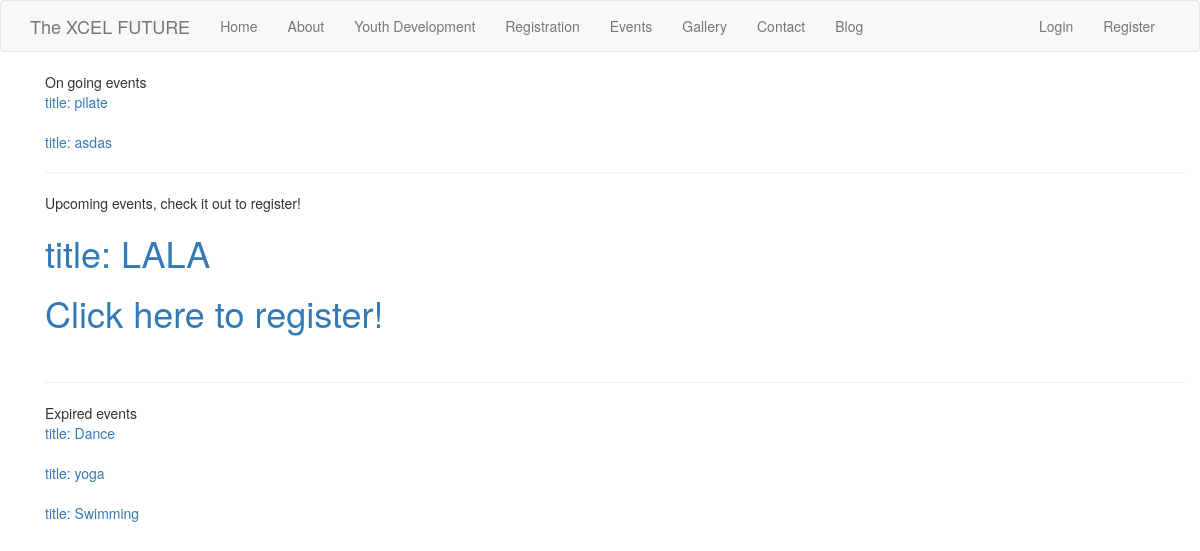
The app's page /events with its own data.
### app/models.py (models this page shows, shortened)
class Event(db.Model):
    id = db.Column(db.Integer, primary_key=True)
    start_date = db.Column(db.DateTime, index=True, default=datetime.now)
    end_date = db.Column(db.DateTime, index=True)
    title = db.Column(db.String(500))
    body = db.Column(db.Text)
    def get_upcoming_events(self):
        now = datetime.now()
        upcoming = Event.query.filter(Event.start_date > now).order_by(Event.start_date)
        return list(upcoming)
    def get_ongoing_events(self):
        now = datetime.now()
        ongoing = Event.query.filter(Event.start_date <= now, Event.end_date >= now).order_by(Event.start_date)
        return list(ongoing)
    def get_passed_events(self):
        now = datetime.now()
        passed = Event.query.filter(Event.end_date < now).order_by(Event.start_date.desc())
        return list(passed)

### app/routes.py (the view)
@app.route('/events')
def events():
    upcoming = Event().get_upcoming_events()
    passed = Event().get_passed_events()
    ongoing = Event().get_ongoing_events()
    return render_template('events.html', title='events', upcoming=upcoming, passed=passed, ongoing=ongoing)

### app/templates/events.html
{% extends "base.html" %}
{% block app_content %}
<div class="container">
    {{ 'On going events' }}
    {% for event in ongoing %}
        {% include '_passed.html' %}
    {% endfor %}
    <hr>
    {{ 'Upcoming events, check it out to register!' }}
    <br>
    {% for event in upcoming %}
        {% include '_upcoming.html' %}
    {% endfor %}
    <hr>
    {{ 'Expired events' }}
    {% for event in passed %}
    {% include '_passed.html' %}
{% endfor %}
</div>
{% endblock %}

### app/templates/_passed.html (shortened to what this page needs)
<table>
    <tr valign="top">
        <td><a href="{{ url_for('event', event=event.id) }}">title: {{ event.title }}</a></td>
    </tr>
</table>

### app/templates/_upcoming.html (shortened to what this page needs)
<h1><a href="{{ url_for('event', event=event.id) }}">title: {{ event.title }}</a></h1>
<h1><a href="{{ url_for('register_event', event=event.id) }}">Click here to register!</a></h1>

### records on screen
Event: title "pilate"
Event: title "asdas"
Event: title "LALA"
Event: title "Dance"
Event: title "yoga"
Event: title "Swimming"

### other values on screen
{{ 'Home' }} "Home"
{{ 'About' }} "About"
{{ 'Youth Development' }} "Youth Development"
{{ 'Registration' }} "Registration"
{{ 'Events' }} "Events"
{{ 'Gallery' }} "Gallery"
{{ 'Contact' }} "Contact"
{{ 'Blog' }} "Blog"
{{ 'Login' }} "Login"
{{ 'Register' }} "Register"
{{ 'On going events' }} "On going events"
{{ 'Upcoming events, check it out to register!' }} "Upcoming events, check it out to register!"
{{ 'Expired events' }} "Expired events"
